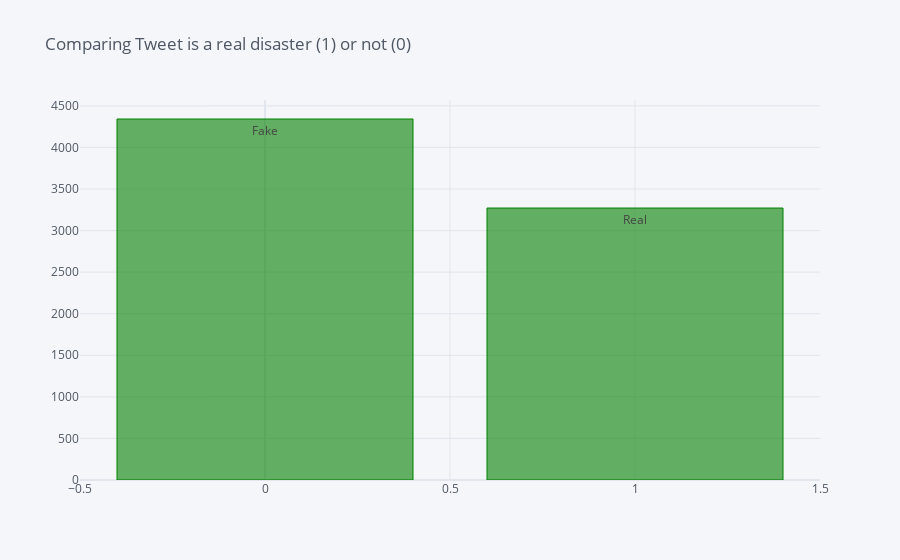

Source (notebook cell):
### Markdown cell above
we can see that the location column has a lot more missing values than the keyword column. However, the text and target columns do not have any. Next we would be visualizing the fake and real disaster tweets to know if our data is balanced or imbalanced

### Code cell
train_df.target.value_counts().iplot(kind='bar',
                                     text=['Fake', 'Real'],
                                     title='Comparing Tweet is a real disaster (1) or not (0)',
                                     color=['green'])

### Figure 1 — Plotly figure (JSON) as saved in the notebook; plotly's stock layout.template omitted (floating-point values rounded to 4 significant figures)
{"data": [{"marker": {"color": "rgba(0, 128, 0, 0.6)", "line": {"color": "rgba(0, 128, 0, 1.0)", "width": 1}}, "name": "target", "orientation": "v", "text": ["Fake", "Real"], "type": "bar", "x": [0, 1], "y": [4342, 3271]}], "layout": {"legend": {"bgcolor": "#F5F6F9", "font": {"color": "#4D5663"}}, "paper_bgcolor": "#F5F6F9", "plot_bgcolor": "#F5F6F9", "title": {"font": {"color": "#4D5663"}, "text": "Comparing Tweet is a real disaster (1) or not (0)"}, "xaxis": {"gridcolor": "#E1E5ED", "showgrid": true, "tickfont": {"color": "#4D5663"}, "title": {"font": {"color": "#4D5663"}, "text": ""}, "zerolinecolor": "#E1E5ED"}, "yaxis": {"gridcolor": "#E1E5ED", "showgrid": true, "tickfont": {"color": "#4D5663"}, "title": {"font": {"color": "#4D5663"}, "text": ""}, "zerolinecolor": "#E1E5ED"}}}
